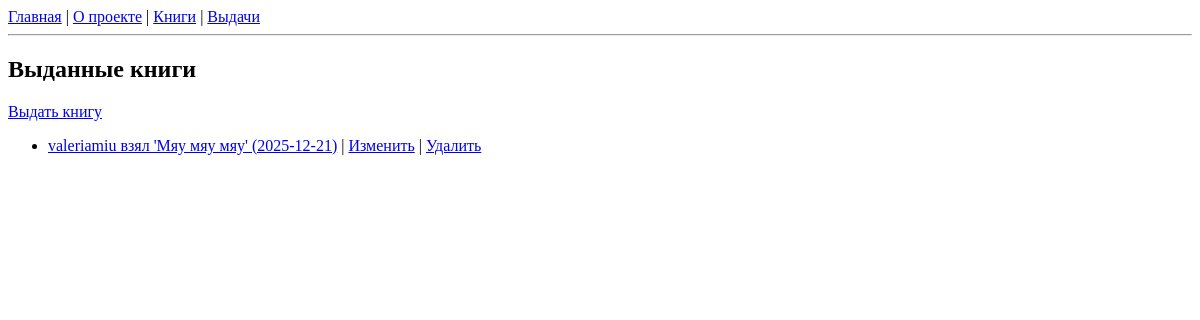
Page /userbooks/ on the earlier database version.
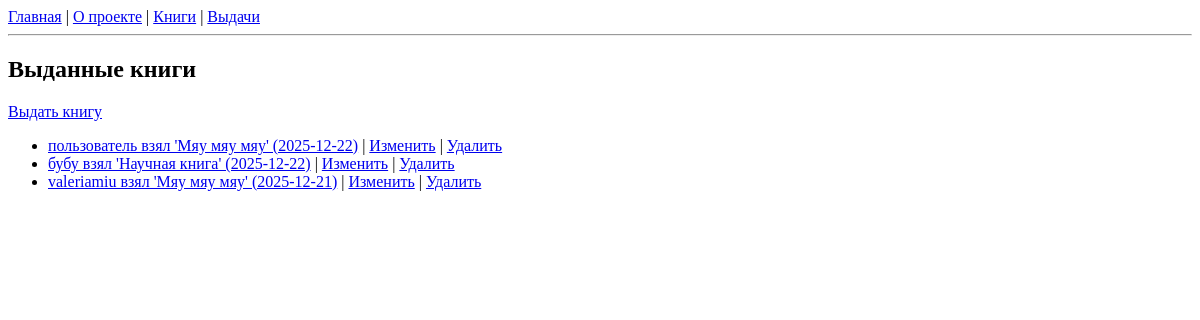
Same page on the later database version.
### books/models.py (models this page shows, shortened)
class UsersBooks(models.Model):
    user = models.ForeignKey(
        User,
        on_delete=models.CASCADE,
        related_name='user_books',
        verbose_name="Пользователь"
        )
    book = models.ForeignKey(
        Books,
        on_delete=models.CASCADE,
        related_name='book_users',
        verbose_name="Книга")
    issue_date = models.DateTimeField(
        default=timezone.now,
        verbose_name="Дата выдачи"
        )
    return_date = models.DateTimeField(
        null=True,
        blank=True,
        verbose_name="Дата возврата"
        )
    class Meta:
        verbose_name = "Выданная книга"
        verbose_name_plural = "Выданные книги"
        ordering = ['-issue_date']
    def __str__(self):
        return f"{self.user.username} взял '{self.book.book_name}' ({self.issue_date.strftime('%Y-%m-%d')})"

class Books(models.Model):
    GENRE_CHOICES = [
        ('Fiction', 'Художественная литература'),
        ('Science', 'Наука'),
        ('History', 'История'),
        ('Fantasy', 'Фантастика'),
        ('Mystery', 'Детектив'),
        ('Other', 'Прочее'),
    ]
    genre_type = models.CharField(
        max_length=50,
        choices=GENRE_CHOICES,
        default='Other',
        verbose_name="Жанр"
    )
    book_name = models.CharField(
        max_length= 50,
        null=False,
        verbose_name= 'Название книги'
    )
    author = models.CharField(
        max_length=50,
        null=False,
        verbose_name='Автор'
    )
    publication_date = models.DateField(
        null=False,
        verbose_name='Дата публикации'
    )
    publisher = models.CharField(
        max_length=50,
        null=False,
        verbose_name='Издатель'
    )
    class Meta:
        verbose_name = "Книга"
        verbose_name_plural = "Книги"
        ordering = ['book_name']

### books/views.py (the view)
# urls.py: path('userbooks/', views.UserBookListView.as_view(), name='userbook_list'),
class UserBookListView(ListView):
    model = UsersBooks
    template_name = 'books/userbook_list.html'
    context_object_name = 'userbooks'

### templates/books/userbook_list.html
{% extends 'base.html' %}
{% block content %}
<h2>Выданные книги</h2>
<a href="{% url 'userbook_create' %}">Выдать книгу</a>
<ul>
    {% for ub in userbooks %}
    <li>
        <a href="{% url 'userbook_detail' ub.pk %}">{{ ub }}</a>
        | <a href="{% url 'userbook_update' ub.pk %}">Изменить</a>
        | <a href="{% url 'userbook_delete' ub.pk %}">Удалить</a>
    </li>
    {% empty %}
    <li>Нет выдач</li>
    {% endfor %}
</ul>
{% endblock %}

### templates/base.html (shortened to what this page needs)
<!DOCTYPE html>
<html lang="ru">
<head>
</head>
<body>
    <nav>
        <a href="{% url 'home' %}">Главная</a> |
        <a href="{% url 'about' %}">О проекте</a> |
        <a href="{% url 'book_list' %}">Книги</a> |
        <a href="{% url 'userbook_list' %}">Выдачи</a>
    </nav>
    <hr>
    {% block content %}
    {% endblock %}
</body>
</html>

Differences in the rows shown:
added UsersBooks: user+book+issue_date "пользователь взял 'Мяу мяу мяу' (2025-12-22)"
added UsersBooks: user+book+issue_date "бубу взял 'Научная книга' (2025-12-22)"
